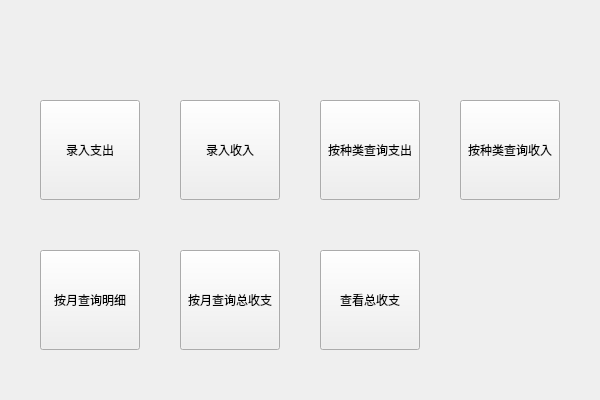
<?xml version="1.0" encoding="UTF-8"?>
<ui version="4.0">
 <class>MainWindow</class>
 <widget class="QMainWindow" name="MainWindow">
  <property name="geometry">
   <rect>
    <x>0</x>
    <y>0</y>
    <width>600</width>
    <height>400</height>
   </rect>
  </property>
  <property name="acceptDrops">
   <bool>false</bool>
  </property>
  <property name="windowTitle">
   <string>个人理财系统</string>
  </property>
  <widget class="QWidget" name="centralWidget">
   <widget class="QPushButton" name="inputIncome">
    <property name="geometry">
     <rect>
      <x>40</x>
      <y>100</y>
      <width>100</width>
      <height>100</height>
     </rect>
    </property>
    <property name="text">
     <string>录入支出</string>
    </property>
   </widget>
   <widget class="QPushButton" name="inputExpense">
    <property name="geometry">
     <rect>
      <x>180</x>
      <y>100</y>
      <width>100</width>
      <height>100</height>
     </rect>
    </property>
    <property name="text">
     <string>录入收入</string>
    </property>
   </widget>
   <widget class="QPushButton" name="sIncBySort">
    <property name="geometry">
     <rect>
      <x>320</x>
      <y>100</y>
      <width>100</width>
      <height>100</height>
     </rect>
    </property>
    <property name="text">
     <string>按种类查询支出</string>
    </property>
   </widget>
   <widget class="QPushButton" name="sExpBySort">
    <property name="geometry">
     <rect>
      <x>460</x>
      <y>100</y>
      <width>100</width>
      <height>100</height>
     </rect>
    </property>
    <property name="text">
     <string>按种类查询收入</string>
    </property>
   </widget>
   <widget class="QPushButton" name="sIODtlByMonth">
    <property name="geometry">
     <rect>
      <x>40</x>
      <y>250</y>
      <width>100</width>
      <height>100</height>
     </rect>
    </property>
    <property name="text">
     <string>按月查询明细</string>
    </property>
   </widget>
   <widget class="QPushButton" name="sIOAllByMonth">
    <property name="geometry">
     <rect>
      <x>180</x>
      <y>250</y>
      <width>100</width>
      <height>100</height>
     </rect>
    </property>
    <property name="text">
     <string>按月查询总收支</string>
    </property>
   </widget>
   <widget class="QPushButton" name="searchIO">
    <property name="geometry">
     <rect>
      <x>320</x>
      <y>250</y>
      <width>100</width>
      <height>100</height>
     </rect>
    </property>
    <property name="text">
     <string>查看总收支</string>
    </property>
   </widget>
  </widget>
 </widget>
 <layoutdefault spacing="6" margin="11"/>
 <resources/>
 <connections/>
</ui>
